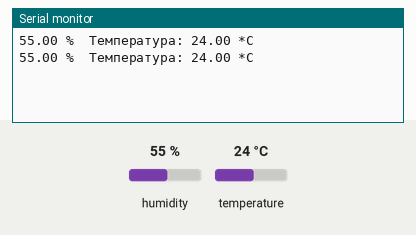
This sketch was run on a simulated Arduino Uno, built with avr-gcc and run on an emulated ATmega328P. Parts: the last lines printed to the serial monitor. The inputs (shaded band) are chosen by the test bench; at power-on: humidity 55 %, temperature 24 °C.

Above: at 4.8 s.
4.9 s: humidity set to 22 %
At 6.8 s:
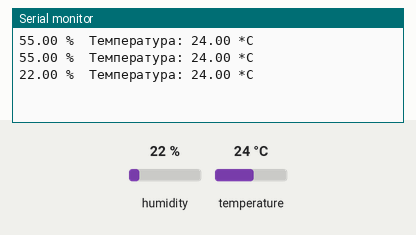
7.9 s: temperature set to 12 °C
At 8.6 s:
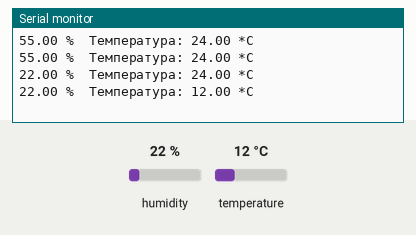
10.9 s: humidity set to 40 %
At 13.3 s:
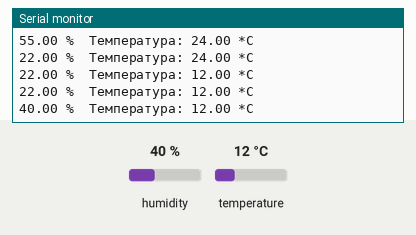
Timing chart, 0 to 14.8 s (numbered marks = the images above; inputs shaded):
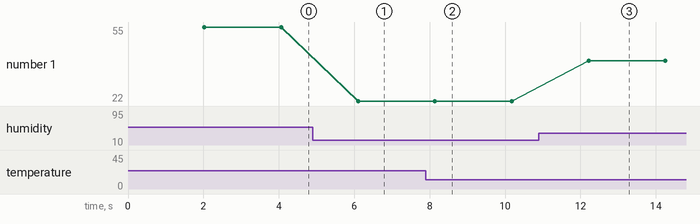

The sketch:

1.ino
```cpp
#include <SoftwareSerial.h>

SoftwareSerial mySerial(2, 3); // указываем пины rx и tx соответственно
//RX на модуле блютуз на пин 3, ТХ на пин 2

#include "DHT.h"
#define DHTPIN 7 // Тот самый номер пина, о котором упоминалось выше
// Одна из следующих строк закоментирована. Снимите комментарий, если подключаете датчик DHT11 к arduino
//DHT dht(DHTPIN, DHT22); //Инициация датчика
DHT dht(DHTPIN, DHT11);
void setup() {
  pinMode(2, INPUT);
  pinMode(3, OUTPUT);
  mySerial.begin(9600);
  Serial.begin(9600);
  dht.begin();
}
void loop() {
  delay(2000); // 2 секунды задержки
  float h = dht.readHumidity(); //Измеряем влажность
  float t = dht.readTemperature(); //Измеряем температуру
  if (isnan(h) || isnan(t)) {  // Проверка. Если не удается считать показания, выводится «Ошибка считывания», и программа завершает работу
    Serial.println("Ошибка считывания");
    return;
  }
  //Serial.print("Влажность: ");
  Serial.print(h);
  Serial.print(" %\t");
  Serial.print("Температура: ");
  Serial.print(t);
  Serial.println(" *C "); //Вывод показателей на экран
  mySerial.print(t);
  mySerial.print("A");
  mySerial.println(h);
}
```

Measured:
- after the input at 4.9 s, the serial monitor: prints a new line after 1.2 s (image 1)
- after the input at 7.9 s, the serial monitor: prints a new line after 0.24 s (image 2)
- after the input at 10.9 s, the serial monitor: prints a new line after 1.3 s (image 3)
- plotted number 1: 55 → 22 after the input at 4.9 s, 22 → 40 after the input at 10.9 s
